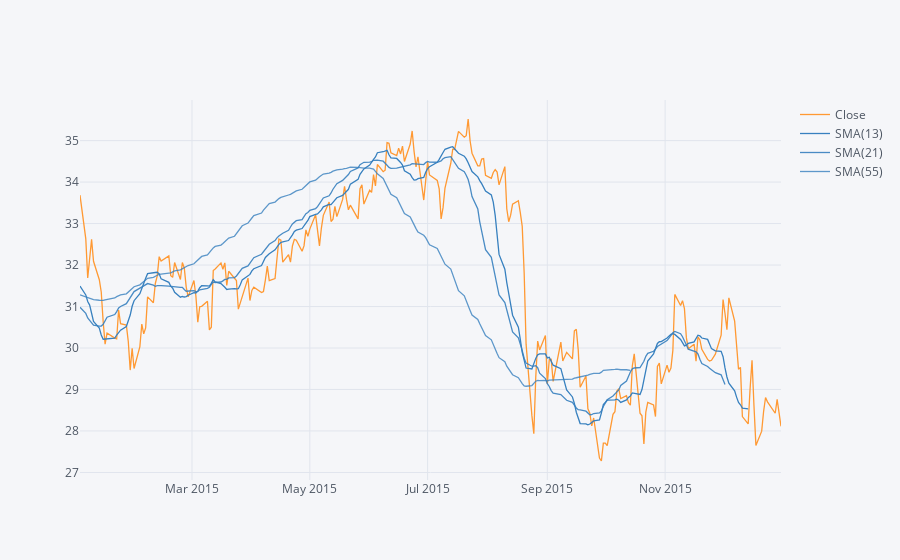

This figure's notebook cell:
### Markdown cell above
** Use .ta_plot(study='sma') to create a Simple Moving Averages plot of Morgan Stanley for the year 2015.**

### Code cell
MS['Close'].xs(key='2015',axis=0).ta_plot(study='sma',periods=[13,21,55],title='Simple Moving Averages')

### Figure 1 — Plotly figure (JSON) as saved in the notebook; plotly's stock layout.template omitted (floating-point values rounded to 4 significant figures; data arrays with more than 128 entries replaced by an {"elided": "..."} marker saying what was removed)
{"data": [{"line": {"color": "rgba(255, 153, 51, 1.0)", "dash": "solid", "shape": "linear", "width": 1.3}, "mode": "lines", "name": "Close", "text": "", "type": "scatter", "x": {"elided": "252 str values"}, "y": {"elided": "252 float values"}}, {"line": {"color": "rgba(55, 128, 191, 1.0)", "dash": "solid", "shape": "linear", "width": 1.3}, "mode": "lines", "name": "SMA(13)", "text": "", "type": "scatter", "x": {"elided": "252 str values"}, "y": {"elided": "252 mixed values"}}, {"line": {"color": "rgba(55, 128, 191, 0.8999999999999999)", "dash": "solid", "shape": "linear", "width": 1.3}, "mode": "lines", "name": "SMA(21)", "text": "", "type": "scatter", "x": {"elided": "252 str values"}, "y": {"elided": "252 mixed values"}}, {"line": {"color": "rgba(55, 128, 191, 0.7999999999999998)", "dash": "solid", "shape": "linear", "width": 1.3}, "mode": "lines", "name": "SMA(55)", "text": "", "type": "scatter", "x": {"elided": "252 str values"}, "y": {"elided": "252 mixed values"}}], "layout": {"legend": {"bgcolor": "#F5F6F9", "font": {"color": "#4D5663"}}, "paper_bgcolor": "#F5F6F9", "plot_bgcolor": "#F5F6F9", "title": {"font": {"color": "#4D5663"}}, "xaxis": {"gridcolor": "#E1E5ED", "showgrid": true, "tickfont": {"color": "#4D5663"}, "title": {"font": {"color": "#4D5663"}, "text": ""}, "zerolinecolor": "#E1E5ED"}, "yaxis": {"gridcolor": "#E1E5ED", "showgrid": true, "tickfont": {"color": "#4D5663"}, "title": {"font": {"color": "#4D5663"}, "text": ""}, "zerolinecolor": "#E1E5ED"}}}
